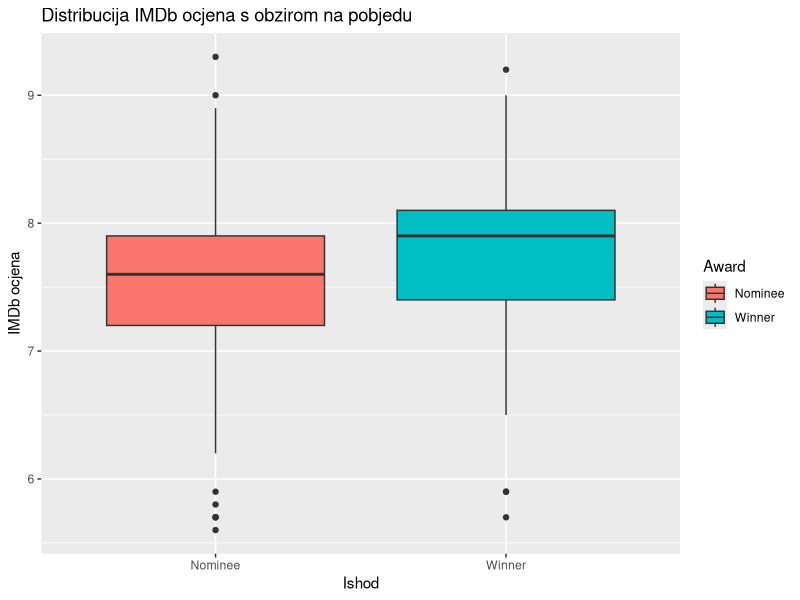
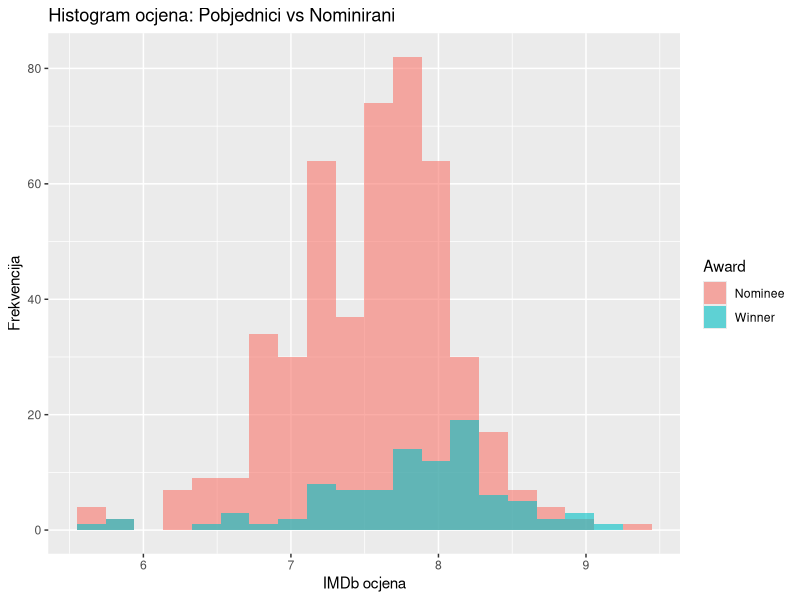
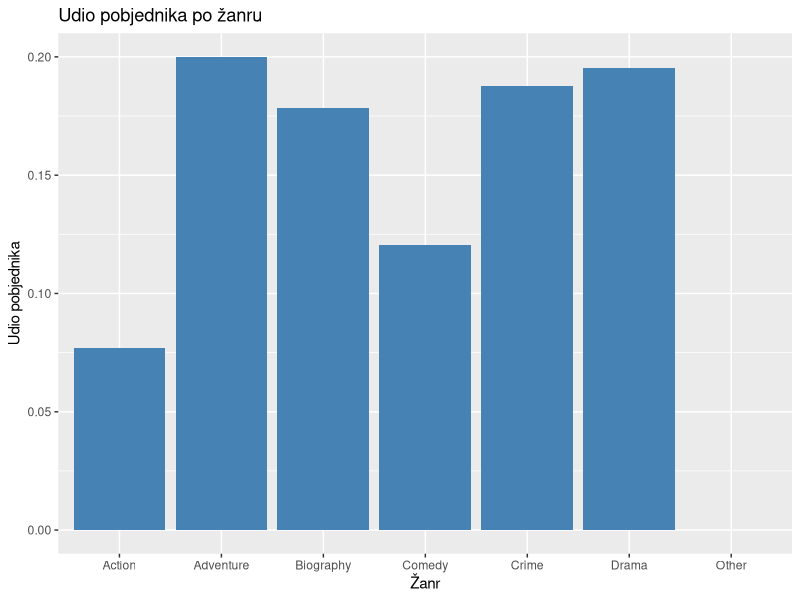
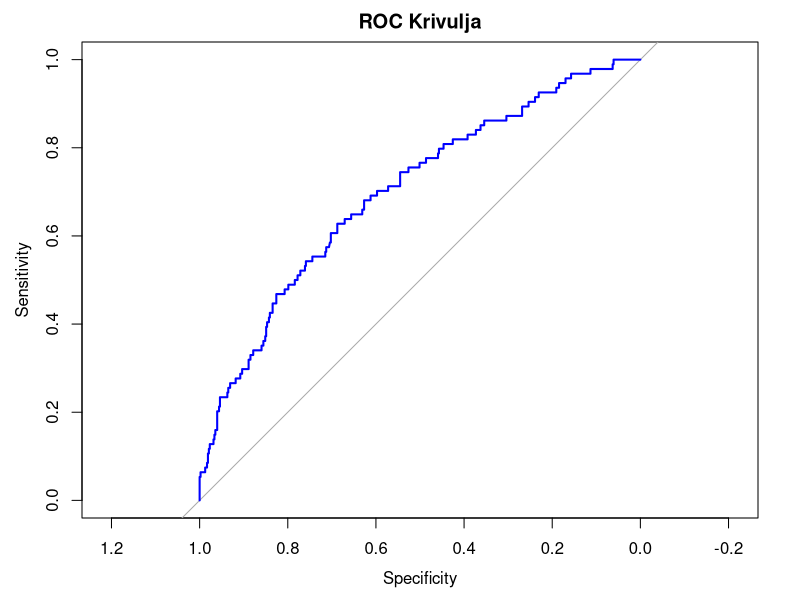

Generate these figures, in order, with R:
## ---- chunk 1
library(dplyr)
library(ggplot2)
library(pROC)
knitr::opts_chunk$set(echo = TRUE, warning = FALSE, message = FALSE)
## ---- chunk 2
oscars <- read.csv("oscars_dataset.csv", sep = ";", na.strings = c("", "NA", "Unknown"), encoding = "UTF-8")
## ---- chunk 3
# Pretvorbe tipova, uređivanje dataseta
oscars <- oscars %>%
  mutate(
    IMDB.Rating = as.numeric(IMDB.Rating),
    Year.of.Release = as.numeric(Year.of.Release),
    Movie.Time = as.numeric(Movie.Time),
    # Kreiranje binarne varijable (1 = Winner, 0 = Nominee)
    IsWinner = ifelse(Award == "Winner", 1, 0),
    # Grupiranje žanrova radi stabilnosti modela
    Main.Genre = ifelse(Main.Genre %in% c("Drama", "Comedy", "Biography", "Adventure", "Action", "Crime"), 
                        Main.Genre, "Other"),
    Main.Genre = factor(Main.Genre),
    Award = factor(Award, levels = c("Nominee", "Winner"))
  ) %>%
  filter(complete.cases(IMDB.Rating, Main.Genre, Year.of.Release, Movie.Time, IsWinner))
## ---- chunk 4
ggplot(oscars, aes(x = Award, y = IMDB.Rating, fill = Award)) +
  geom_boxplot() +
  labs(
    x = "Ishod",
    y = "IMDb ocjena",
    title = "Distribucija IMDb ocjena s obzirom na pobjedu"
  )
## ---- chunk 5
ggplot(oscars, aes(x = IMDB.Rating, fill = Award)) +
  geom_histogram(position = "identity", alpha = 0.6, bins = 20) +
  labs(
    x = "IMDb ocjena",
    y = "Frekvencija",
    title = "Histogram ocjena: Pobjednici vs Nominirani"
  )
## ---- chunk 6
genre_prop <- oscars %>%
  group_by(Main.Genre) %>%
  summarise(
    Total = n(),
    Winners = sum(IsWinner),
    PropWinner = Winners / Total
  )

ggplot(genre_prop, aes(x = Main.Genre, y = PropWinner)) +
  geom_col(fill = "steelblue") +
  labs(
    x = "Žanr",
    y = "Udio pobjednika",
    title = "Udio pobjednika po žanru"
  )
## ---- chunk 7
t.test(IMDB.Rating ~ Award, data = oscars)
## ---- chunk 8
model <- glm(
  IsWinner ~ IMDB.Rating + Main.Genre + Year.of.Release + Movie.Time,
  data = oscars,
  family = binomial(link = "logit")
)

summary(model)
## ---- chunk 9
predicted_probs <- predict(model, type = "response")
predicted_class <- ifelse(predicted_probs > 0.5, 1, 0)
accuracy <- mean(predicted_class == oscars$IsWinner)
print(paste("Accuracy:", round(accuracy, 4)))
## ---- chunk 10
par(family = "sans")
roc_obj <- roc(oscars$IsWinner, predicted_probs)
plot(roc_obj, main = "ROC Krivulja", col = "blue")

auc_value <- auc(roc_obj)
print(paste("AUC:", round(auc_value, 4)))
## ---- chunk 11
null_model <- glm(IsWinner ~ 1, data = oscars, family = binomial)
pseudo_r2 <- 1 - (logLik(model) / logLik(null_model))
print(paste("McFadden's Pseudo-R^2:", round(pseudo_r2, 4)))
